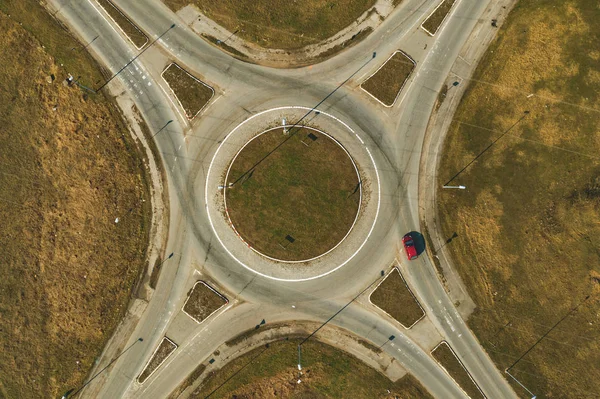
#> input picture Hafta8/resim2.jpg, 600 x 399 px
$ python uyg5.py
#> lines starting #> are read from the running program, lines starting #| are printed output that depends on the picture
import cv2
import numpy as np
import matplotlib.pyplot as plt

# Görüntüyü yükle
image_path = "resim2.jpg"  # Kendi görüntü dosyanızın yolunu yazın
image = cv2.imread(image_path, cv2.IMREAD_GRAYSCALE)
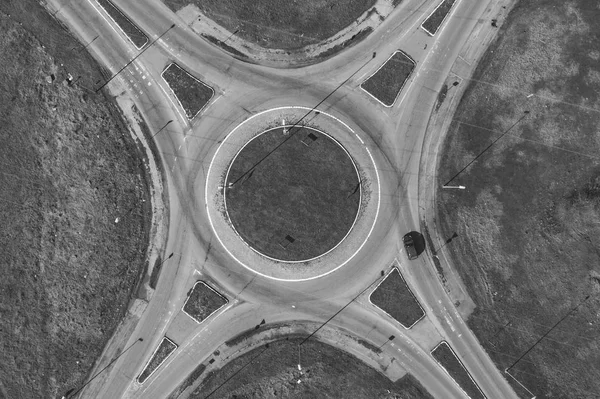
#> image: shape (399, 600); min 12, max 255, mean 113.1

if image is None:
    print("Görüntü yüklenemedi! Lütfen dosya yolunu kontrol edin.")
else:
    # Kenar tespiti için Canny uygulanıyor
    edges = cv2.Canny(image, 50, 150)
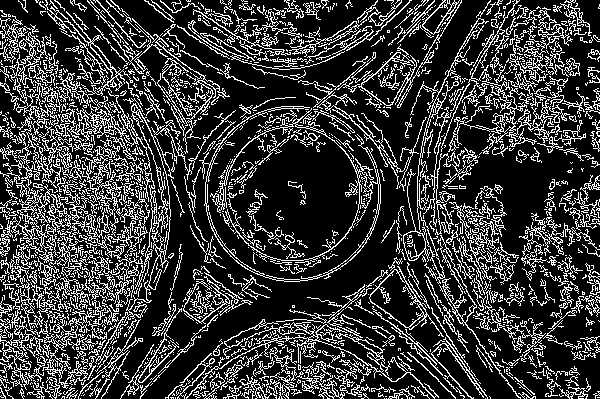
#> edges: shape (399, 600); 22.7% white in thin lines or dots

    # Hough Çizgi Dönüşümü
    lines = cv2.HoughLines(edges, 1, np.pi / 180, threshold=200)
#> lines = 25 rows, first 8: [-136, 2.36], [301, 0.785], [296, 0.785], [276, 0.785], [8, 2.36], [264, 0.785], [315, 0.785], [303, 0.785]
    image_with_lines = cv2.cvtColor(image, cv2.COLOR_GRAY2BGR)

    if lines is not None:
        for rho_theta in lines:
            rho, theta = rho_theta[0]
            a = np.cos(theta)
            b = np.sin(theta)
            x0 = a * rho
            y0 = b * rho
            x1 = int(x0 + 1000 * (-b))
            y1 = int(y0 + 1000 * (a))
            x2 = int(x0 - 1000 * (-b))
            y2 = int(y0 - 1000 * (a))
            cv2.line(image_with_lines, (x1, y1), (x2, y2), (0, 255, 0), 2)  # Yeşil çizgi
#> this loop made 25 passes
#> (rho, theta, a, b, x0, y0, x1, y1) on passes 1 to 12: (-136, 2.36, -0.707, 0.707, 96.17, -96.17, -610, -803), (301, 0.785, 0.707, 0.707, 212.8, 212.8, -494, 919), (296, 0.785, 0.707, 0.707, 209.3, 209.3, -497, 916), (276, 0.785, 0.707, 0.707, 195.2, 195.2, -511, 902), (8, 2.36, -0.707, 0.707, -5.66, 5.66, -712, -701), (264, 0.785, 0.707, 0.707, 186.7, 186.7, -520, 893), (315, 0.785, 0.707, 0.707, 222.7, 222.7, -484, 929), (303, 0.785, 0.707, 0.707, 214.3, 214.3, -492, 921), (45, 2.36, -0.707, 0.707, -31.82, 31.82, -738, -675), (59, 2.36, -0.707, 0.707, -41.72, 41.72, -748, -665), (206, 0.785, 0.707, 0.707, 145.7, 145.7, -561, 852), (218, 0.785, 0.707, 0.707, 154.1, 154.1, -552, 861)
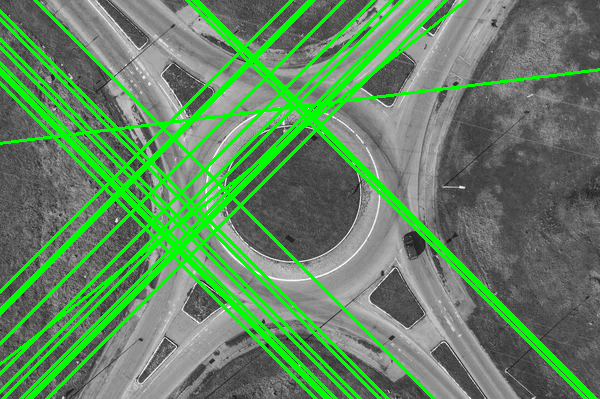
#> image_with_lines: shape (399, 600, 3); mean B, G, R 93.1, 137.4, 93.1

    # Hough Daire Dönüşümü
    circles = cv2.HoughCircles(edges, cv2.HOUGH_GRADIENT, dp=1.2, minDist=50,
                                param1=100, param2=40, minRadius=30, maxRadius=100)
#> circles = 71 rows, first 8: [138.6, 252.6, 99.24], [169.8, 100.2, 99.24], [502.2, 186.6, 96.6], [191.4, 299.4, 99.24], [273, 166.2, 99.24], [90.6, 228.6, 79.44], [318.6, 214.2, 99.24], [88.2, 160.2, 86.04]
    image_with_circles = cv2.cvtColor(image, cv2.COLOR_GRAY2BGR)

    if circles is not None:
        circles = np.uint16(np.around(circles))
#> circles = 71 rows, first 8: [139, 253, 99], [170, 100, 99], [502, 187, 97], [191, 299, 99], [273, 166, 99], [91, 229, 79], [319, 214, 99], [88, 160, 86]
        for circle in circles[0, :]:
            center = (circle[0], circle[1])
            radius = circle[2]
            cv2.circle(image_with_circles, center, radius, (255, 0, 0), 2)  # Mavi daire
            cv2.circle(image_with_circles, center, 2, (0, 0, 255), 3)  # Merkez noktası kırmızı
#> this loop made 71 passes
#> (center, radius) on passes 1 to 12: ((139, 253), 99), ((170, 100), 99), ((502, 187), 97), ((191, 299), 99), ((273, 166), 99), ((91, 229), 79), ((319, 214), 99), ((88, 160), 86), ((461, 154), 99), ((217, 119), 99), ((169, 173), 98), ((364, 268), 99)
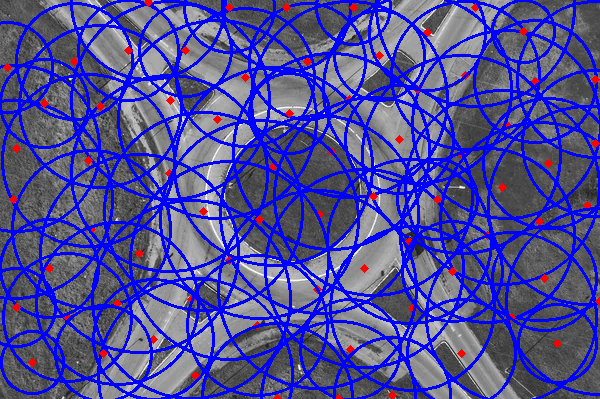
#> image_with_circles: shape (399, 600, 3); mean B, G, R 154.6, 77.6, 80.2

    # Görselleştirme
    plt.figure(figsize=(12, 8))

    plt.subplot(2, 2, 1)
    plt.imshow(image, cmap='gray')
    plt.title("Orijinal Görüntü")
    plt.axis('off')

    plt.subplot(2, 2, 2)
    plt.imshow(edges, cmap='gray')
    plt.title("Kenarlar (Canny)")
    plt.axis('off')

    plt.subplot(2, 2, 3)
    plt.imshow(cv2.cvtColor(image_with_lines, cv2.COLOR_BGR2RGB))
    plt.title("Hough Çizgi Tespiti")
    plt.axis('off')

    plt.subplot(2, 2, 4)
    plt.imshow(cv2.cvtColor(image_with_circles, cv2.COLOR_BGR2RGB))
    plt.title("Hough Daire Tespiti")
    plt.axis('off')

    plt.tight_layout()
    plt.show()
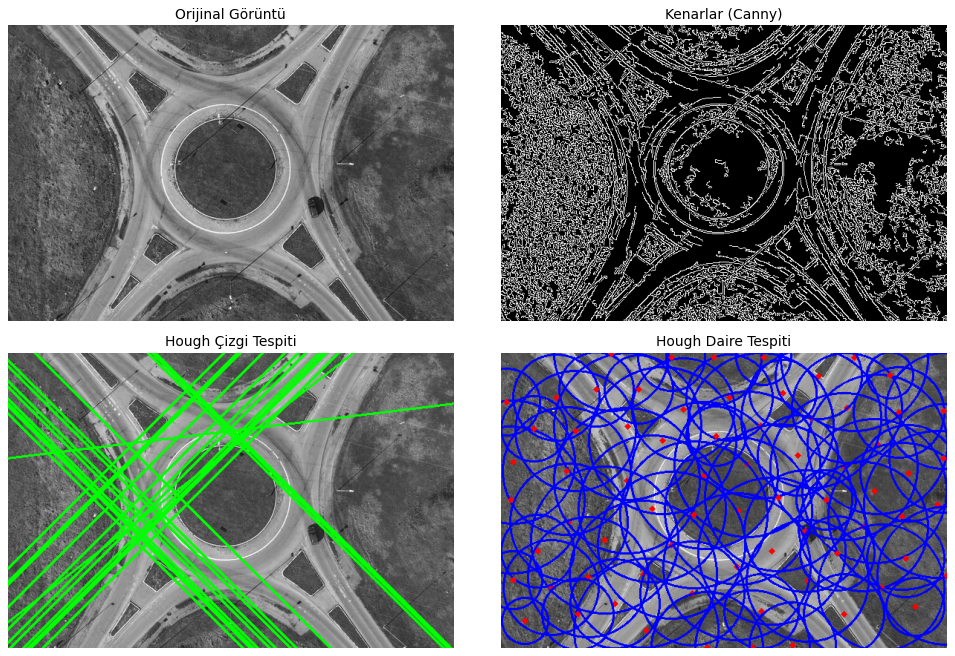
#> figure drawn by matplotlib, 4 panels

$ run again, with Hafta8/biber.jpg copied over Hafta8/resim2.jpg
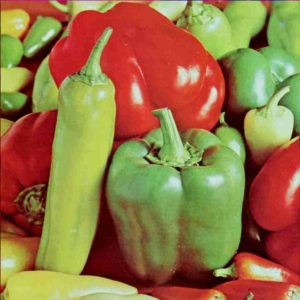
#> input picture Hafta8/biber.jpg, 300 x 300 px
#> `edges = cv2.Canny(image, 50, 150)`:
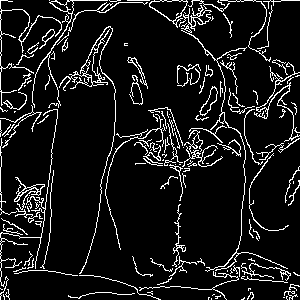
#> edges: shape (300, 300); 9.5% white in thin lines or dots
#> lines = None
#> `circles = cv2.HoughCircles(edges, cv2.HOUGH_GRADIENT, dp=1.2, minDist=..`: circles = 14 rows, first 8: [126.6, 96.6, 93.96], [95.4, 180.6, 95.28], [204.6, 192.6, 97.92], [150.6, 198.6, 99.24], [192.6, 84.6, 79.44], [234.6, 114.6, 60.96], [270.6, 180.6, 99.24], [36.6, 126.6, 78.12]
#> `circles = np.uint16(np.around(circles))`: circles = 14 rows, first 8: [127, 97, 94], [95, 181, 95], [205, 193, 98], [151, 199, 99], [193, 85, 79], [235, 115, 61], [271, 181, 99], [37, 127, 78]
#> the loop `for circle in circles[0, :]:` made 14 passes
#> `plt.show()`:
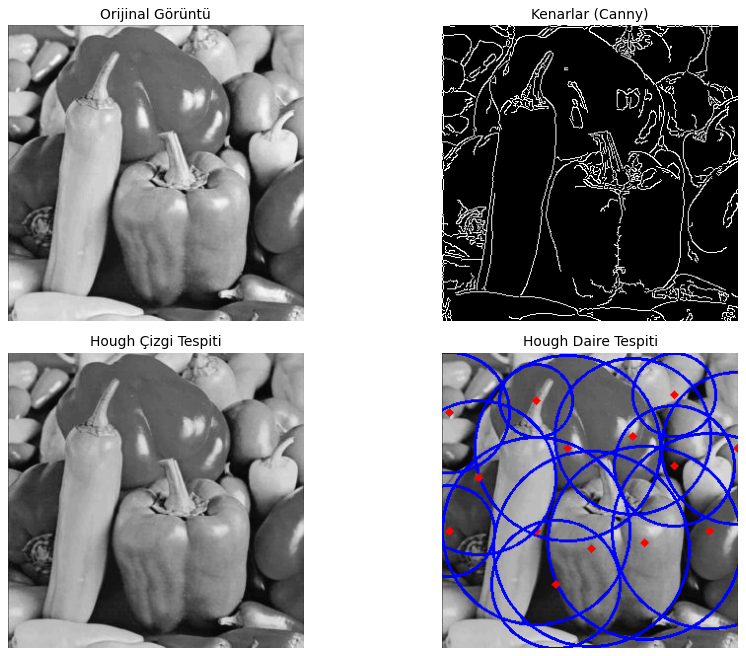
#> figure drawn by matplotlib, 4 panels
